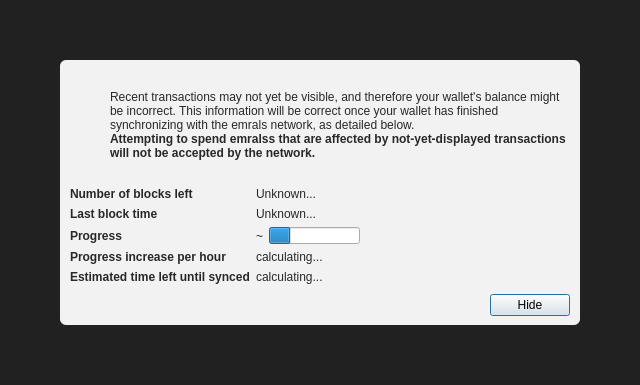
<?xml version="1.0" encoding="UTF-8"?>
<ui version="4.0">
 <class>ModalOverlay</class>
 <widget class="ModalOverlay" name="ModalOverlay">
  <property name="geometry">
   <rect>
    <x>0</x>
    <y>0</y>
    <width>640</width>
    <height>385</height>
   </rect>
  </property>
  <property name="windowTitle">
   <string>Form</string>
  </property>
  <layout class="QVBoxLayout" name="verticalLayout" stretch="0">
   <property name="sizeConstraint">
    <enum>QLayout::SetDefaultConstraint</enum>
   </property>
   <property name="leftMargin">
    <number>0</number>
   </property>
   <property name="topMargin">
    <number>0</number>
   </property>
   <property name="rightMargin">
    <number>0</number>
   </property>
   <property name="bottomMargin">
    <number>0</number>
   </property>
   <item>
    <widget class="QWidget" name="bgWidget" native="true">
     <property name="styleSheet">
      <string notr="true">#bgWidget { background: rgba(0,0,0,220); }</string>
     </property>
     <layout class="QVBoxLayout" name="verticalLayoutMain" stretch="1">
      <property name="leftMargin">
       <number>60</number>
      </property>
      <property name="topMargin">
       <number>60</number>
      </property>
      <property name="rightMargin">
       <number>60</number>
      </property>
      <property name="bottomMargin">
       <number>60</number>
      </property>
      <item>
       <widget class="QWidget" name="contentWidget" native="true">
        <property name="styleSheet">
         <string notr="true">#contentWidget { background: rgba(255,255,255,240); border-radius: 6px; }

QLabel { color: rgb(40,40,40);  }</string>
        </property>
        <layout class="QVBoxLayout" name="verticalLayoutSub" stretch="1,0,0,0">
         <property name="spacing">
          <number>0</number>
         </property>
         <property name="leftMargin">
          <number>10</number>
         </property>
         <property name="topMargin">
          <number>10</number>
         </property>
         <property name="rightMargin">
          <number>10</number>
         </property>
         <property name="bottomMargin">
          <number>10</number>
         </property>
         <item>
          <layout class="QHBoxLayout" name="horizontalLayoutIconText" stretch="0,1">
           <property name="topMargin">
            <number>20</number>
           </property>
           <item>
            <layout class="QVBoxLayout" name="verticalLayoutIcon">
             <property name="leftMargin">
              <number>0</number>
             </property>
             <item>
              <widget class="QPushButton" name="warningIcon">
               <property name="enabled">
                <bool>false</bool>
               </property>
               <property name="text">
                <string/>
               </property>
               <property name="icon">
                <iconset>
                 <normaloff>:/icons/warning</normaloff>
                 <disabledoff>:/icons/warning</disabledoff>:/icons/warning</iconset>
               </property>
               <property name="iconSize">
                <size>
                 <width>48</width>
                 <height>48</height>
                </size>
               </property>
               <property name="flat">
                <bool>true</bool>
               </property>
              </widget>
             </item>
             <item>
              <spacer name="verticalSpacerWarningIcon">
               <property name="orientation">
                <enum>Qt::Vertical</enum>
               </property>
               <property name="sizeHint" stdset="0">
                <size>
                 <width>20</width>
                 <height>40</height>
                </size>
               </property>
              </spacer>
             </item>
            </layout>
           </item>
           <item>
            <layout class="QVBoxLayout" name="verticalLayoutInfoText">
             <property name="leftMargin">
              <number>0</number>
             </property>
             <property name="topMargin">
              <number>0</number>
             </property>
             <item>
              <widget class="QLabel" name="infoText">
               <property name="text">
                <string>Recent transactions may not yet be visible, and therefore your wallet's balance might be incorrect. This information will be correct once your wallet has finished synchronizing with the emrals network, as detailed below.</string>
               </property>
               <property name="textFormat">
                <enum>Qt::RichText</enum>
               </property>
               <property name="wordWrap">
                <bool>true</bool>
               </property>
              </widget>
             </item>
             <item>
              <widget class="QLabel" name="infoTextStrong">
               <property name="font">
                <font>
                 <weight>75</weight>
                 <bold>true</bold>
                </font>
               </property>
               <property name="text">
                <string>Attempting to spend emralss that are affected by not-yet-displayed transactions will not be accepted by the network.</string>
               </property>
               <property name="textFormat">
                <enum>Qt::RichText</enum>
               </property>
               <property name="wordWrap">
                <bool>true</bool>
               </property>
              </widget>
             </item>
             <item>
              <spacer name="verticalSpacerInTextSpace">
               <property name="orientation">
                <enum>Qt::Vertical</enum>
               </property>
               <property name="sizeHint" stdset="0">
                <size>
                 <width>20</width>
                 <height>40</height>
                </size>
               </property>
              </spacer>
             </item>
            </layout>
           </item>
          </layout>
         </item>
         <item>
          <spacer name="verticalSpacerAfterText">
           <property name="orientation">
            <enum>Qt::Vertical</enum>
           </property>
           <property name="sizeHint" stdset="0">
            <size>
             <width>20</width>
             <height>40</height>
            </size>
           </property>
          </spacer>
         </item>
         <item>
          <layout class="QFormLayout" name="formLayout">
           <property name="fieldGrowthPolicy">
            <enum>QFormLayout::FieldsStayAtSizeHint</enum>
           </property>
           <property name="horizontalSpacing">
            <number>6</number>
           </property>
           <property name="verticalSpacing">
            <number>6</number>
           </property>
           <property name="topMargin">
            <number>10</number>
           </property>
           <item row="0" column="0">
            <widget class="QLabel" name="labelNumberOfBlocksLeft">
             <property name="font">
              <font>
               <weight>75</weight>
               <bold>true</bold>
              </font>
             </property>
             <property name="text">
              <string>Number of blocks left</string>
             </property>
            </widget>
           </item>
           <item row="0" column="1">
            <widget class="QLabel" name="numberOfBlocksLeft">
             <property name="text">
              <string>Unknown...</string>
             </property>
            </widget>
           </item>
           <item row="1" column="0">
            <widget class="QLabel" name="labelLastBlockTime">
             <property name="font">
              <font>
               <weight>75</weight>
               <bold>true</bold>
              </font>
             </property>
             <property name="text">
              <string>Last block time</string>
             </property>
            </widget>
           </item>
           <item row="1" column="1">
            <widget class="QLabel" name="newestBlockDate">
             <property name="sizePolicy">
              <sizepolicy hsizetype="Maximum" vsizetype="Preferred">
               <horstretch>0</horstretch>
               <verstretch>0</verstretch>
              </sizepolicy>
             </property>
             <property name="text">
              <string>Unknown...</string>
             </property>
            </widget>
           </item>
           <item row="2" column="0">
            <widget class="QLabel" name="labelSyncDone">
             <property name="font">
              <font>
               <weight>75</weight>
               <bold>true</bold>
              </font>
             </property>
             <property name="text">
              <string>Progress</string>
             </property>
            </widget>
           </item>
           <item row="2" column="1">
            <layout class="QHBoxLayout" name="horizontalLayoutSync" stretch="0,1">
             <item>
              <widget class="QLabel" name="percentageProgress">
               <property name="text">
                <string notr="true">~</string>
               </property>
              </widget>
             </item>
             <item>
              <widget class="QProgressBar" name="progressBar">
               <property name="value">
                <number>24</number>
               </property>
               <property name="format">
                <string/>
               </property>
              </widget>
             </item>
            </layout>
           </item>
           <item row="4" column="0">
            <widget class="QLabel" name="labelProgressIncrease">
             <property name="font">
              <font>
               <weight>75</weight>
               <bold>true</bold>
              </font>
             </property>
             <property name="text">
              <string>Progress increase per hour</string>
             </property>
            </widget>
           </item>
           <item row="4" column="1">
            <widget class="QLabel" name="progressIncreasePerH">
             <property name="text">
              <string>calculating...</string>
             </property>
            </widget>
           </item>
           <item row="5" column="0">
            <widget class="QLabel" name="labelEstimatedTimeLeft">
             <property name="font">
              <font>
               <weight>75</weight>
               <bold>true</bold>
              </font>
             </property>
             <property name="text">
              <string>Estimated time left until synced</string>
             </property>
            </widget>
           </item>
           <item row="5" column="1">
            <widget class="QLabel" name="expectedTimeLeft">
             <property name="text">
              <string>calculating...</string>
             </property>
            </widget>
           </item>
          </layout>
         </item>
         <item>
          <layout class="QHBoxLayout" name="horizontalLayoutButtons">
           <property name="leftMargin">
            <number>10</number>
           </property>
           <property name="topMargin">
            <number>10</number>
           </property>
           <item>
            <spacer name="horizontalSpacer">
             <property name="orientation">
              <enum>Qt::Horizontal</enum>
             </property>
             <property name="sizeHint" stdset="0">
              <size>
               <width>40</width>
               <height>20</height>
              </size>
             </property>
            </spacer>
           </item>
           <item>
            <widget class="QPushButton" name="closeButton">
             <property name="text">
              <string>Hide</string>
             </property>
             <property name="focusPolicy">
              <enum>Qt::StrongFocus</enum>
             </property>
             <property name="default">
              <bool>true</bool>
             </property>
            </widget>
           </item>
          </layout>
         </item>
        </layout>
       </widget>
      </item>
     </layout>
    </widget>
   </item>
  </layout>
 </widget>
 <customwidgets>
  <customwidget>
   <class>ModalOverlay</class>
   <extends>QWidget</extends>
   <header>qt/modaloverlay.h</header>
   <container>1</container>
  </customwidget>
 </customwidgets>
 <resources/>
 <connections/>
</ui>
